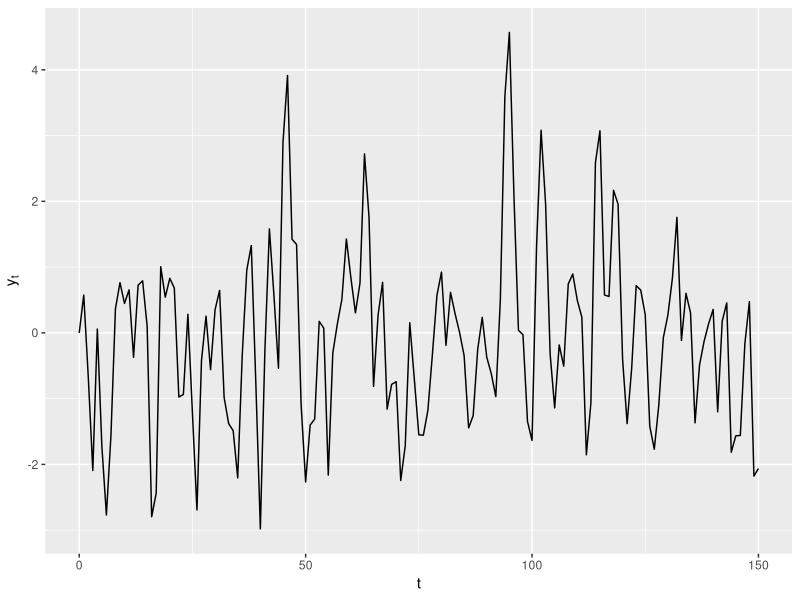

The R script that drew this image:
## ---- chunk 1
seed_string <- "Blair, Thomas, Aaron, John"
seed_number <- 
  seed_string |>  
  rlang::hash() |> # hash the string to a hex number
  substr(1, 8) |> # make the number smaller 
  strtoi(base = 16) # convert to decimal

set.seed(seed_number)
## ---- chunk 2
capT = 150
# structural parameters
phi = .9
gamma = .1
sigma_squared = 1

# state space parameters
dim_state <- 2
Sigma = sigma_squared * diag(nrow = dim_state)
R = matrix(c(1, 0, 
             1, 0),
           byrow = T, nrow = dim_state)
Phi = matrix(c(gamma, phi,
               0, 0),
             byrow = T, nrow = dim_state)

# Observation parameters
dim_obs <- 1 #
mu <- c(0)
A <- matrix(c(1, 0), byrow = T, nrow = dim_obs, ncol = dim_state)
H <- matrix(c(0), byrow = T, nrow = dim_obs)

evolve_state <- function(z, Phi, R, Sigma){
  # compute multivariate normal using linearity
  xi = Sigma%*%rnorm(nrow(Sigma))
  
  (Phi %*% z) + R%*%xi
}

evolve_observations <- function(z, mu, A, H){
  eta <- rnorm(nrow(H))
  
  mu + (A %*% z) + H%*%eta
}

z0 = c(0,0)
simulate <- function(capT, z0, Phi, R, Sigma, mu, A, H){
  # loop capT times, feeding the result of the last iteration into
  # this this iteration
  states <- purrr::accumulate(
  1:capT,
  ~ evolve_state(.x, Phi, R, Sigma),
  .init = z0
)
  
  # compute observation from latent state
  observations <- lapply(states, function(z){
    evolve_observations(z, mu, A, H)
  })
  
  # return long matrices with one row per time step
  states <- do.call(cbind, states) |> t()
  observations = do.call(cbind, observations) |> t()
  
  
  return(list(states = states, observations = observations))
}

sim_results <- simulate(capT, c(0,0), Phi, R, Sigma, mu, A, H)

library(ggplot2)
ggplot()+
  geom_line(aes(x=0:(nrow(sim_results$observations)-1), 
                y=sim_results$observations[,1]))+
  labs(y = expression("y"[t]*""),
       x = "t")
## ---- chunk 3
predict_y <- function(z, mu, A){
  mu + (A %*% z)
}

compute_v <- function(y, z, mu, A){
 y - predict_y(z, mu, A)
}

v_posterior_variance <- function(P, A, H){
  (A %*% P %*% t(A)) + H%*%t(H)
}

prediction_error_variance <- function(z, P, A){
  E
}
